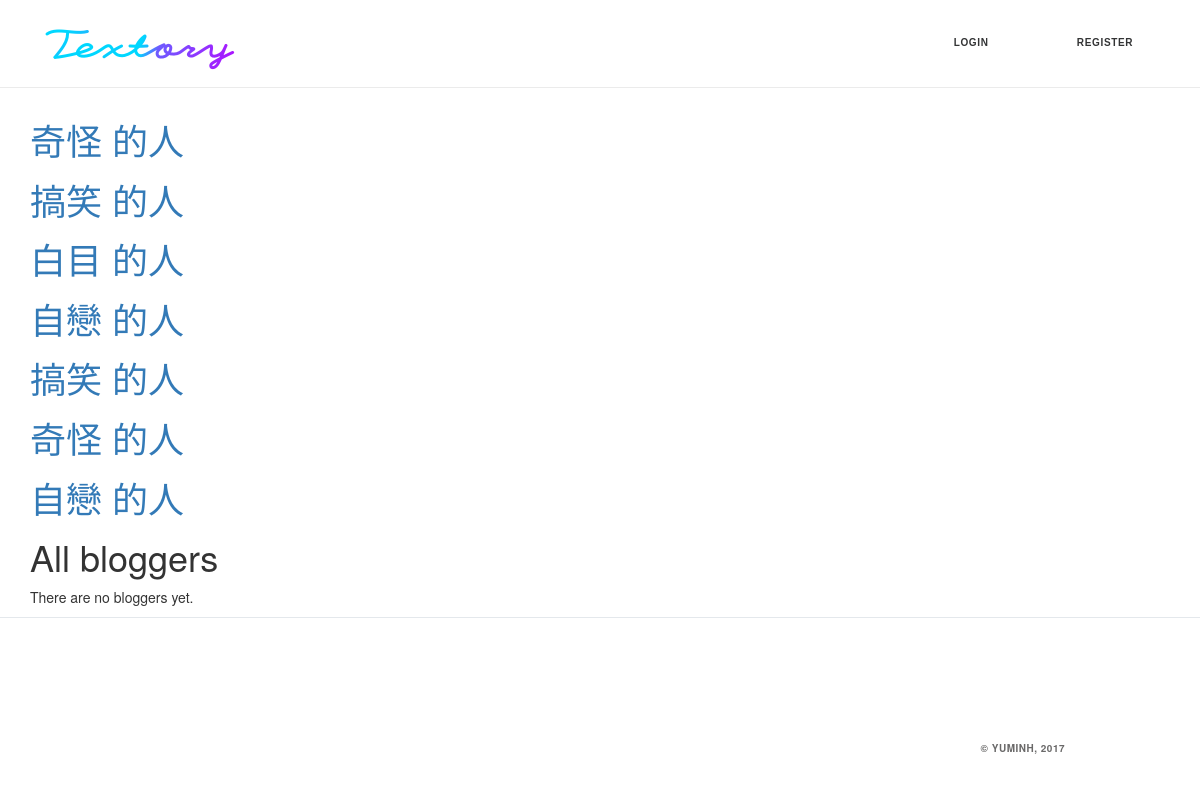
Screenshot of /stories/ with the database file from the repository.
### story/models.py (models this page shows, shortened)
class Story(models.Model):
    author = models.ForeignKey(StoryAuthor, related_name='storys')
    sb_thing = models.CharField(max_length=30,null=True)
    sb_story = models.CharField(max_length=30,null=True)
    sb_name = models.CharField(max_length=30,null=True)
    SB_GENDER = (
        ('他','他'),
        ('她','她'),
    )
    sb_gender = models.CharField(max_length = 100,null=True,choices = SB_GENDER)
    SB_ADV = (
        ('有點','有點'),
        ('非常','非常'),
        ('蠻','蠻'),
        ('超級','超級'),
        ('史上無敵','史上無敵'),
    )
    sb_adv = models.CharField(max_length = 100,null=True,choices = SB_ADV)
    SB_ADJ = (
        ('奇怪','奇怪'),
        ('白目','白目'),
        ('有病','有病'),
        ('自戀','自戀'),
        ('搞笑','搞笑'),
    )
    sb_adj = models.CharField(max_length = 100,null=True,choices = SB_ADJ)
    SB_ABOUT = (
        ('很喜歡','很喜歡'),
        ('不喜歡','不喜歡'),
        ('不吃','不吃'),
        ('討厭','討厭'),
        ('怕','怕'),
        ('常常','常常'),
    )
    sb_about = models.CharField(max_length = 100,null=True,choices = SB_ABOUT)
    WHO = (
        ('我們','我們'),
        ('他','他'),
        ('她','她'),
    )
    who = models.CharField(max_length = 100,null=True,choices = WHO)
    STH_ADJ = (
        ('扯','扯'),
        ('蠢','蠢'),
        ('有趣','有趣'),
        ('好笑','好笑'),
        ('丟臉','丟臉'),
        ('瘋狂','瘋狂'),
        ('誇張','誇張'),
        ('無聊','無聊'),
        ('幼稚','幼稚'),
        ('難忘','難忘'),
        ('開心','開心'),
    )
    sth_adj = models.CharField(max_length = 100,null=True,choices = STH_ADJ)
    ITJCTS = (
        ('哎','哎'),
        ('哈哈','哈哈'),
        ('呵呵','呵呵'),
        ('顆顆','顆顆'),
    )
    itjcts = models.CharField(max_length = 100,null=True,choices = ITJCTS)
    MARK = (
        ('~','~'),
        ('!','!'),
        ('XD','XD'),
        ('>///<','>///<'),
        ('^^','^^'),
        (':)',':)'),
        ('。','。'),
    )
    mark = models.CharField(max_length = 100,null=True,choices = MARK)
    created_date = models.DateTimeField(
            default=timezone.now)
    published_date = models.DateTimeField(
            blank=True, null=True)

### story/views.py (the view)
# urls.py: url(r'^stories/$', views.story_list, name='story_list'),
def story_list(request):
    storys = Story.objects.filter(published_date__lte=timezone.now()).order_by('published_date')
    return render(request, 'story/story_list.html', {'storys':storys})

### story/templates/story/story_list.html
{% extends 'story/base.html' %}
{% load staticfiles %}
{% block body %}
<div class="container">
  {% for story in storys %}
    <div class="story">
      <h1><a href="{% url 'story_detail' pk=story.pk %}">{{ story.sb_adj }} 的人</a></h1>
    </div>
  {% endfor %}
  <h1>All bloggers</h1>
    {% if storyauthor_list %}
    <ul>
      {% for author in storyauthor_list %}
      <li>
        <a href="{% url 'storys-by-author' author.pk %}">{{ author }}</a>
      </li>
      {% endfor %}
    </ul>
    {% else %}
      <p>There are no bloggers yet.</p>
    {% endif %}
</div>
{% endblock %}

### static/css/story.css (style rules this page uses)
.container { margin-top: 100px; padding: 0 300px; }

### rows the page displays
Story: sb_adj "奇怪"
Story: sb_adj "搞笑"
Story: sb_adj "白目"
Story: sb_adj "自戀"
Story: sb_adj "搞笑"
Story: sb_adj "奇怪"
Story: sb_adj "自戀"
